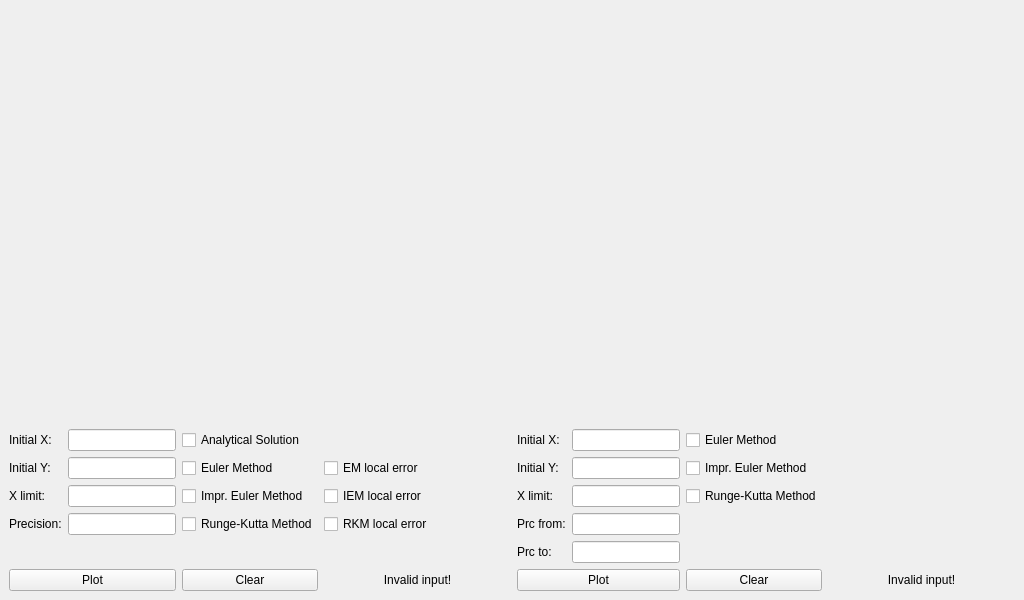
<?xml version="1.0" encoding="UTF-8"?>
<ui version="4.0">
 <class>MainWindow</class>
 <widget class="QMainWindow" name="MainWindow">
  <property name="geometry">
   <rect>
    <x>0</x>
    <y>0</y>
    <width>1024</width>
    <height>600</height>
   </rect>
  </property>
  <property name="windowTitle">
   <string>MainWindow</string>
  </property>
  <widget class="QWidget" name="centralwidget">
   <layout class="QGridLayout" name="gridLayout">
    <item row="0" column="0" colspan="5">
     <widget class="QCustomPlot" name="func_plot" native="true"/>
    </item>
    <item row="11" column="1">
     <widget class="QLineEdit" name="ln_func_prec">
      <property name="sizePolicy">
       <sizepolicy hsizetype="Fixed" vsizetype="Fixed">
        <horstretch>0</horstretch>
        <verstretch>0</verstretch>
       </sizepolicy>
      </property>
     </widget>
    </item>
    <item row="13" column="8" colspan="2">
     <widget class="QLabel" name="lbl_err_inv">
      <property name="text">
       <string>Invalid input!</string>
      </property>
      <property name="alignment">
       <set>Qt::AlignCenter</set>
      </property>
     </widget>
    </item>
    <item row="11" column="6">
     <widget class="QLineEdit" name="ln_err_prec_from">
      <property name="sizePolicy">
       <sizepolicy hsizetype="Fixed" vsizetype="Fixed">
        <horstretch>0</horstretch>
        <verstretch>0</verstretch>
       </sizepolicy>
      </property>
     </widget>
    </item>
    <item row="10" column="6">
     <widget class="QLineEdit" name="ln_err_xlim">
      <property name="sizePolicy">
       <sizepolicy hsizetype="Fixed" vsizetype="Fixed">
        <horstretch>0</horstretch>
        <verstretch>0</verstretch>
       </sizepolicy>
      </property>
     </widget>
    </item>
    <item row="9" column="1">
     <widget class="QLineEdit" name="ln_func_y0">
      <property name="sizePolicy">
       <sizepolicy hsizetype="Fixed" vsizetype="Fixed">
        <horstretch>0</horstretch>
        <verstretch>0</verstretch>
       </sizepolicy>
      </property>
     </widget>
    </item>
    <item row="6" column="0">
     <widget class="QLabel" name="lbl_func_initx">
      <property name="sizePolicy">
       <sizepolicy hsizetype="Fixed" vsizetype="Preferred">
        <horstretch>0</horstretch>
        <verstretch>0</verstretch>
       </sizepolicy>
      </property>
      <property name="text">
       <string>Initial X:</string>
      </property>
     </widget>
    </item>
    <item row="10" column="1">
     <widget class="QLineEdit" name="ln_func_xlim">
      <property name="sizePolicy">
       <sizepolicy hsizetype="Fixed" vsizetype="Fixed">
        <horstretch>0</horstretch>
        <verstretch>0</verstretch>
       </sizepolicy>
      </property>
     </widget>
    </item>
    <item row="10" column="0">
     <widget class="QLabel" name="lbl_func_xlim">
      <property name="sizePolicy">
       <sizepolicy hsizetype="Fixed" vsizetype="Preferred">
        <horstretch>0</horstretch>
        <verstretch>0</verstretch>
       </sizepolicy>
      </property>
      <property name="text">
       <string>X limit:</string>
      </property>
     </widget>
    </item>
    <item row="6" column="2">
     <widget class="QCheckBox" name="chk_func_as">
      <property name="sizePolicy">
       <sizepolicy hsizetype="Fixed" vsizetype="Fixed">
        <horstretch>0</horstretch>
        <verstretch>0</verstretch>
       </sizepolicy>
      </property>
      <property name="text">
       <string>Analytical Solution</string>
      </property>
     </widget>
    </item>
    <item row="9" column="5">
     <widget class="QLabel" name="lbl_err_to">
      <property name="text">
       <string>Initial Y:</string>
      </property>
     </widget>
    </item>
    <item row="9" column="2">
     <widget class="QCheckBox" name="chk_func_em">
      <property name="sizePolicy">
       <sizepolicy hsizetype="Fixed" vsizetype="Fixed">
        <horstretch>0</horstretch>
        <verstretch>0</verstretch>
       </sizepolicy>
      </property>
      <property name="layoutDirection">
       <enum>Qt::LeftToRight</enum>
      </property>
      <property name="text">
       <string>Euler Method</string>
      </property>
     </widget>
    </item>
    <item row="11" column="0">
     <widget class="QLabel" name="lbl_func_prec">
      <property name="sizePolicy">
       <sizepolicy hsizetype="Fixed" vsizetype="Preferred">
        <horstretch>0</horstretch>
        <verstretch>0</verstretch>
       </sizepolicy>
      </property>
      <property name="text">
       <string>Precision:</string>
      </property>
     </widget>
    </item>
    <item row="0" column="5" colspan="5">
     <widget class="QCustomPlot" name="err_plot" native="true">
      <property name="sizePolicy">
       <sizepolicy hsizetype="Preferred" vsizetype="Preferred">
        <horstretch>0</horstretch>
        <verstretch>0</verstretch>
       </sizepolicy>
      </property>
     </widget>
    </item>
    <item row="11" column="3" colspan="2">
     <widget class="QCheckBox" name="chk_func_rk_le">
      <property name="text">
       <string>RKM local error</string>
      </property>
     </widget>
    </item>
    <item row="13" column="3" colspan="2">
     <widget class="QLabel" name="lbl_func_inv">
      <property name="text">
       <string>Invalid input!</string>
      </property>
      <property name="alignment">
       <set>Qt::AlignCenter</set>
      </property>
     </widget>
    </item>
    <item row="6" column="6">
     <widget class="QLineEdit" name="ln_err_x0">
      <property name="sizePolicy">
       <sizepolicy hsizetype="Fixed" vsizetype="Fixed">
        <horstretch>0</horstretch>
        <verstretch>0</verstretch>
       </sizepolicy>
      </property>
     </widget>
    </item>
    <item row="9" column="0">
     <widget class="QLabel" name="lbl_func_inity">
      <property name="sizePolicy">
       <sizepolicy hsizetype="Fixed" vsizetype="Preferred">
        <horstretch>0</horstretch>
        <verstretch>0</verstretch>
       </sizepolicy>
      </property>
      <property name="text">
       <string>Initial Y:</string>
      </property>
     </widget>
    </item>
    <item row="6" column="7">
     <widget class="QCheckBox" name="chk_err_em">
      <property name="sizePolicy">
       <sizepolicy hsizetype="Fixed" vsizetype="Fixed">
        <horstretch>0</horstretch>
        <verstretch>0</verstretch>
       </sizepolicy>
      </property>
      <property name="text">
       <string>Euler Method</string>
      </property>
     </widget>
    </item>
    <item row="9" column="6">
     <widget class="QLineEdit" name="ln_err_y0">
      <property name="sizePolicy">
       <sizepolicy hsizetype="Fixed" vsizetype="Fixed">
        <horstretch>0</horstretch>
        <verstretch>0</verstretch>
       </sizepolicy>
      </property>
     </widget>
    </item>
    <item row="6" column="1">
     <widget class="QLineEdit" name="ln_func_x0">
      <property name="sizePolicy">
       <sizepolicy hsizetype="Fixed" vsizetype="Fixed">
        <horstretch>0</horstretch>
        <verstretch>0</verstretch>
       </sizepolicy>
      </property>
     </widget>
    </item>
    <item row="6" column="5">
     <widget class="QLabel" name="lbl_err_from">
      <property name="sizePolicy">
       <sizepolicy hsizetype="Fixed" vsizetype="Preferred">
        <horstretch>0</horstretch>
        <verstretch>0</verstretch>
       </sizepolicy>
      </property>
      <property name="text">
       <string>Initial X:</string>
      </property>
     </widget>
    </item>
    <item row="10" column="5">
     <widget class="QLabel" name="lbl_err_xlim">
      <property name="text">
       <string>X limit:</string>
      </property>
     </widget>
    </item>
    <item row="10" column="7">
     <widget class="QCheckBox" name="chk_err_rk">
      <property name="sizePolicy">
       <sizepolicy hsizetype="Fixed" vsizetype="Fixed">
        <horstretch>0</horstretch>
        <verstretch>0</verstretch>
       </sizepolicy>
      </property>
      <property name="text">
       <string>Runge-Kutta Method</string>
      </property>
     </widget>
    </item>
    <item row="12" column="5">
     <widget class="QLabel" name="lbl_err_prec_to">
      <property name="text">
       <string>Prc to:</string>
      </property>
     </widget>
    </item>
    <item row="12" column="6">
     <widget class="QLineEdit" name="ln_err_prec_to">
      <property name="sizePolicy">
       <sizepolicy hsizetype="Fixed" vsizetype="Fixed">
        <horstretch>0</horstretch>
        <verstretch>0</verstretch>
       </sizepolicy>
      </property>
     </widget>
    </item>
    <item row="13" column="5" colspan="2">
     <widget class="QPushButton" name="btn_err_plot">
      <property name="sizePolicy">
       <sizepolicy hsizetype="Preferred" vsizetype="Fixed">
        <horstretch>0</horstretch>
        <verstretch>0</verstretch>
       </sizepolicy>
      </property>
      <property name="text">
       <string>Plot</string>
      </property>
     </widget>
    </item>
    <item row="11" column="5">
     <widget class="QLabel" name="lbl_err_prec_from">
      <property name="text">
       <string>Prc from:</string>
      </property>
     </widget>
    </item>
    <item row="10" column="2">
     <widget class="QCheckBox" name="chk_func_iem">
      <property name="sizePolicy">
       <sizepolicy hsizetype="Fixed" vsizetype="Fixed">
        <horstretch>0</horstretch>
        <verstretch>0</verstretch>
       </sizepolicy>
      </property>
      <property name="text">
       <string>Impr. Euler Method</string>
      </property>
     </widget>
    </item>
    <item row="13" column="2">
     <widget class="QPushButton" name="btn_func_clear">
      <property name="sizePolicy">
       <sizepolicy hsizetype="Ignored" vsizetype="Fixed">
        <horstretch>0</horstretch>
        <verstretch>0</verstretch>
       </sizepolicy>
      </property>
      <property name="text">
       <string>Clear</string>
      </property>
     </widget>
    </item>
    <item row="10" column="3" colspan="2">
     <widget class="QCheckBox" name="chk_func_iem_le">
      <property name="text">
       <string>IEM local error</string>
      </property>
     </widget>
    </item>
    <item row="9" column="3" colspan="2">
     <widget class="QCheckBox" name="chk_func_em_le">
      <property name="text">
       <string>EM local error</string>
      </property>
     </widget>
    </item>
    <item row="11" column="2">
     <widget class="QCheckBox" name="chk_func_rk">
      <property name="sizePolicy">
       <sizepolicy hsizetype="Fixed" vsizetype="Fixed">
        <horstretch>0</horstretch>
        <verstretch>0</verstretch>
       </sizepolicy>
      </property>
      <property name="text">
       <string>Runge-Kutta Method</string>
      </property>
     </widget>
    </item>
    <item row="13" column="0" colspan="2">
     <widget class="QPushButton" name="btn_func_plot">
      <property name="sizePolicy">
       <sizepolicy hsizetype="Preferred" vsizetype="Fixed">
        <horstretch>0</horstretch>
        <verstretch>0</verstretch>
       </sizepolicy>
      </property>
      <property name="text">
       <string>Plot</string>
      </property>
     </widget>
    </item>
    <item row="9" column="7">
     <widget class="QCheckBox" name="chk_err_iem">
      <property name="sizePolicy">
       <sizepolicy hsizetype="Fixed" vsizetype="Fixed">
        <horstretch>0</horstretch>
        <verstretch>0</verstretch>
       </sizepolicy>
      </property>
      <property name="text">
       <string>Impr. Euler Method</string>
      </property>
     </widget>
    </item>
    <item row="13" column="7">
     <widget class="QPushButton" name="btn_err_clear">
      <property name="sizePolicy">
       <sizepolicy hsizetype="Preferred" vsizetype="Fixed">
        <horstretch>0</horstretch>
        <verstretch>0</verstretch>
       </sizepolicy>
      </property>
      <property name="text">
       <string>Clear</string>
      </property>
     </widget>
    </item>
   </layout>
  </widget>
 </widget>
 <customwidgets>
  <customwidget>
   <class>QCustomPlot</class>
   <extends>QWidget</extends>
   <header>qcustomplot.h</header>
   <container>1</container>
  </customwidget>
 </customwidgets>
 <resources/>
 <connections/>
</ui>
